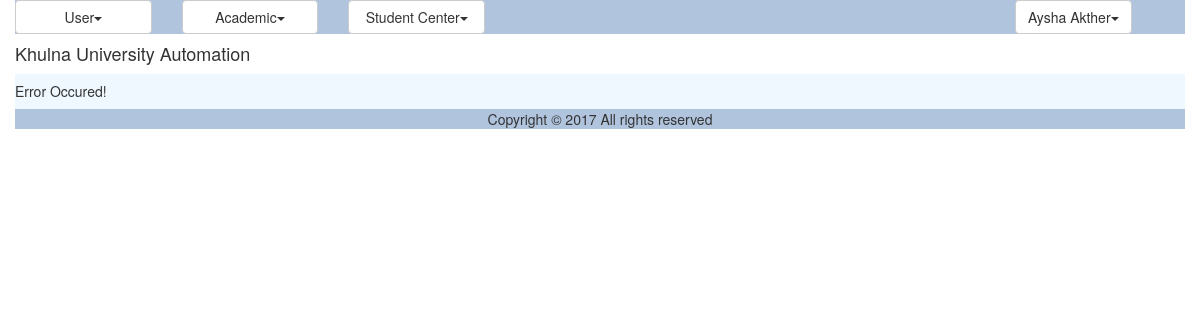
Before: /manage_category.php (signed in) with the older database file.
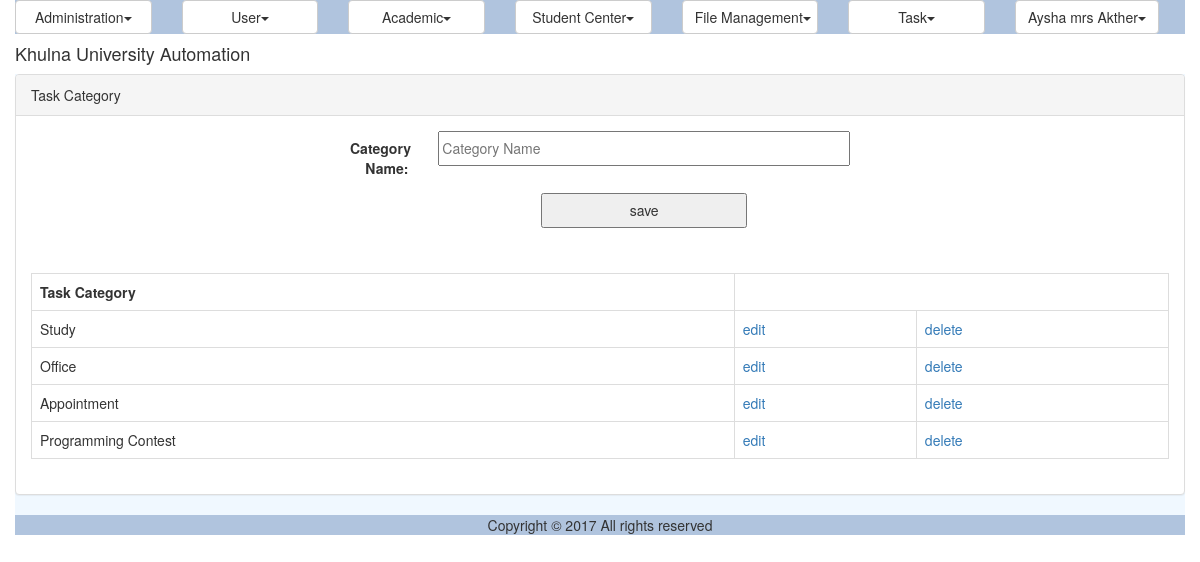
After: the same page with the newer database file.
### tables this page shows
CREATE TABLE `tms_task_category` (
  `id` int(11) NOT NULL,
  `task_type` varchar(50) NOT NULL
);

### util/class.util.inc (called while the page is built, shortened)
<?php
class ConfigUtil implements I_DBConfig, I_LogConfig, I_LanguageConfig{
	public static $s_instance;
	private $_host;
	private $_username;
	private $_password;
	private $_database;
	public static function getInstance() {
		if(!self::$s_instance) {
			self::$s_instance = new self();
		}
		return self::$s_instance;
	}
	private function readConfig(){
		$this->_ini_array = parse_ini_file(CONFIG.'system.ini');
		$this->_host =	$this->_ini_array['db_host'];
		$this->_username = $this->_ini_array['db_username'];
		$this->_password = $this->_ini_array['db_password'];
		$this->_database = $this->_ini_array['db_database'];
	}
	public function getDBHost(){
		return $this->_host;
	}
	public function getDBUserName(){
		return $this->_username;
	}
	public function getDBPassword(){
		return $this->_password;
	}
	public function getDBName(){
		return $this->_database;
	}
}
class DBUtil implements I_DBUtil {
	private static $s_instance;
	private $_host;
	private $_username;
	private $_password;
	private $_database;
	protected $_connection;
	protected $_result;
	public static function getInstance() {
		if(!self::$s_instance) {
			self::$s_instance = new self();
		}
		return self::$s_instance;
	}
	private function readDBConfig(){
		$_config = ConfigUtil::getInstance();
		$this->_host = $_config->getDBHost();
		$this->_username = $_config->getDBUserName();
		$this->_password = $_config->getDBPassword();
		$this->_database = $_config->getDBName();
	}
	private function setConnection(){
		$this->_connection = new mysqli($this->_host, $this->_username,
			$this->_password, $this->_database);
	}
	public function doQuery($sql) {
		$this->_result = $this->_connection->query($sql) or die(mysqli_error($this->_connection));
		return $this->_result;
	}
	public function getNumRows() {
		$this->_numRows = mysqli_num_rows($this->_result);
		return $this->_numRows;
	}
	public function getAllRows() {
		$rows = array();
		for($x = 0; $x < $this->getNumRows(); $x++) {
			$rows[] = mysqli_fetch_assoc($this->_result);
		}
		return $rows;
	}
}
class LogUtil{
	private static $s_instance;
	public static function getInstance(){
		if(!self::$s_instance) {
			self::$s_instance = new self();
		}
		return self::$s_instance;
	}
}
class LangUtil{
	private static $s_instance;
	public static function getInstance() {
		if(!self::$s_instance) {
			self::$s_instance = new self();
		}
		return self::$s_instance;
	}
}
?>

### modules/task/ui/blade/view.task_category.blade.inc (called while the page is built, shortened)
<?php
include_once UTILITY.'class.util.inc';
include_once MODULES_TASK.'bao/class.categorybao.inc';
	$_CategoryBAO = new CategoryBAO();
?>

### modules/task/bao/class.categorybao.inc (called while the page is built, shortened)
<?php
include_once UTILITY.'class.util.inc';
include_once MODULES_TASK.'dao/class.categorydao.inc';
class CategoryBAO{
	private $_CategoryDao;
	public function __construct(){
		$this->_CategoryDao = new CategoryDAO();
	}
	public function getAllCategory(){
		$Result = $this->_CategoryDao->getAllCategory();
		return $Result;
	}
}
?>

### modules/task/dao/class.categorydao.inc (called while the page is built, shortened)
<?php
include_once COMMON.'class.common.inc';
include_once UTILITY.'class.util.inc';
include_once COMMON.'class.common.task.inc';
	class CategoryDAO{
	private $_DB;
	public function __construct(){
		$this->_DB = DBUtil::getInstance();
	}
	public function getAllCategory(){
		$CategoryList = array();
		$this->_DB->doQuery("SELECT * FROM tms_task_category");
		$rows = $this->_DB->getAllRows();
		for($i = 0; $i < sizeof($rows); $i++) {
			$row = $rows[$i];
			$this->_TaskCategory = new Task_Category();
		    $this->_TaskCategory->setID ( $row['id']);
		    $this->_TaskCategory->setCategory ( $row['task_type'] );
		    $CategoryList[]=$this->_TaskCategory;
		}
		$Result = new Result();
		$Result->setIsSuccess(1);
		$Result->setResultObject($CategoryList);
		return $Result;
	}
	}
?>

### common/class.common.inc (called while the page is built, shortened)
<?php
class Result{
    private $_IsSuccess=0;
    private $_ResultObject;
    public function setIsSuccess($IsSuccess){
        $this->_IsSuccess = $IsSuccess;
    }
    public function getIsSuccess(){
        return $this->_IsSuccess;
    }
    public function setResultObject($ResultObject){
        $this->_ResultObject = $ResultObject;
    }
    public function getResultObject(){
        return $this->_ResultObject;
    }
}
?>

### common/class.common.task.inc (called while the page is built, shortened)
<?php
class Task_Category{
	private $_ID;
	private $_Category;
 	public function setID ( $ID ) {
        $this->_ID = $ID;
    }
    public function getID () {
        return $this->_ID;
    }
	public function setCategory ( $Category ) {
        $this->_Category = $Category;
    }
    public function getCategory () {
        return $this->_Category;
    }
}
?>

### modules/task/ui/view.manage_category.inc (the view, shortened to what the rows shown need)
<?php
include_once 'blade/view.task_category.blade.inc';
include_once COMMON.'class.common.inc';
?>
<div class="panel panel-default">
	<div class="panel-body">
	<table class="table table-bordered">
	<?php
	$Result = $_CategoryBAO->getAllCategory();
	if($Result->getIsSuccess()){
		$Categories = $Result->getResultObject();
	?>
		<tr>
			<th>Task Category</th>
		</tr>
		<?php
		for($i = 0; $i < sizeof($Categories); $i++) {
			$Category = $Categories[$i];
			?>
		    <tr>
			    <td><?php echo $Category->getCategory(); ?></td>
			    <td><a href="?edit=<?php echo $Category->getID(); ?>&&name=<?php echo $Category->getCategory(); ?>" onclick="return confirm('sure to edit !'); " >edit</a></td>
			    <td><a href="?del=<?php echo $Category->getID(); ?>" onclick="return confirm('sure to delete !'); " >delete</a></td>
		    </tr>
	    <?php
		}
	}
	else{
		echo $Result->getResultObject();
	}
	?>
	</table>
	</div>
</div>

Changed rows visible on the page:
added tms_task_category: task_type "Study"
added tms_task_category: task_type "Office"
added tms_task_category: task_type "Appointment"
added tms_task_category: task_type "Programming Contest"
Other visible differences:
$globalMenu[$i]->getTitle(): "User Academic Student Center" → "Administration User Academic Student Center File Management Task"
$CurrentUser->getFullName(): "Aysha Akther" → "Aysha mrs Akther"
text no longer shown: "Error Occured!"
text now shown: "Task Category Category Name: save Task Category"
